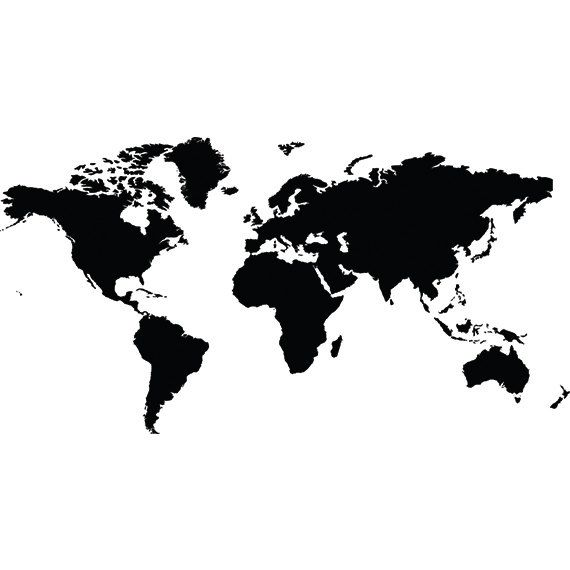
#> input picture ConvexHull/img3.jpg, 570 x 570 px
$ jupyter execute convex_hull.ipynb   (shell and % lines are left out)   (older library calls are emulated)
#> lines starting #> are read from the running program, lines starting #| are printed output that depends on the picture; after the words box and inside, x2 and y2 are one past the last pixel; in counts of white or black regions, pixels touching at a corner belong together
# <b>Convex Hull in OpenCV</b>

## Making the necessary imports

[cell 1]
import cv2
import numpy as np
import matplotlib.pyplot as plt

## Function to enlarge and show colour images

[cell 2]
def show_col_img(img):
    fig = plt.figure(figsize=(9,7.5))
    sub = fig.add_subplot(111)
    sub.imshow(img)

## Function to enlarge and show grayscale images

[cell 3]
def show_gray_img(img):
    fig = plt.figure(figsize=(9,7.5))
    sub = fig.add_subplot(111)
    sub.imshow(img, cmap='gray')

## Reading the input image

[cell 4]
img = cv2.imread("img3.jpg")
#> img is the input picture: shape (570, 570, 3); mean B, G, R 215.1, 214.9, 214.7
show_col_img(img)

[cell 5]
img.shape
#> Out = (570, 570, 3)

## Making Image grayscale

[cell 6]
gray_img = cv2.cvtColor(img, cv2.COLOR_BGR2GRAY)
show_gray_img(gray_img)

[cell 7]
gray_img.shape
#> Out = (570, 570)

## Blurring the image

[cell 8]
gray_blur = cv2.blur(gray_img, (4, 4))
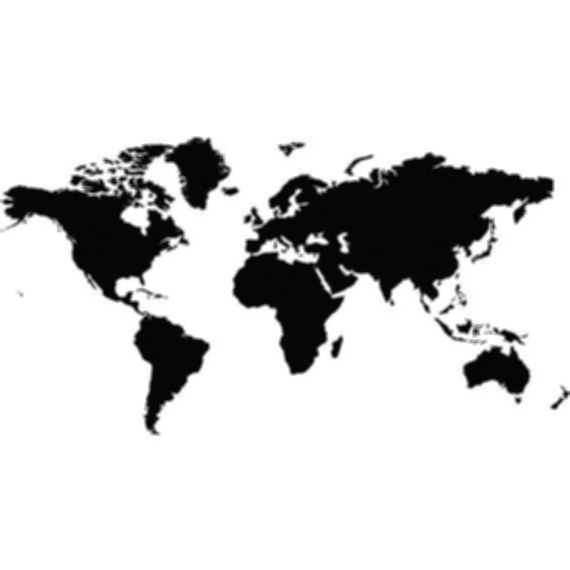
#> gray_blur: shape (570, 570); min 4, max 255, mean 214.9
show_gray_img(gray_blur)

## Applying binray thresholding to the image

[cell 9]
ret, thresh = cv2.threshold(gray_blur, 50, 255, cv2.THRESH_BINARY)
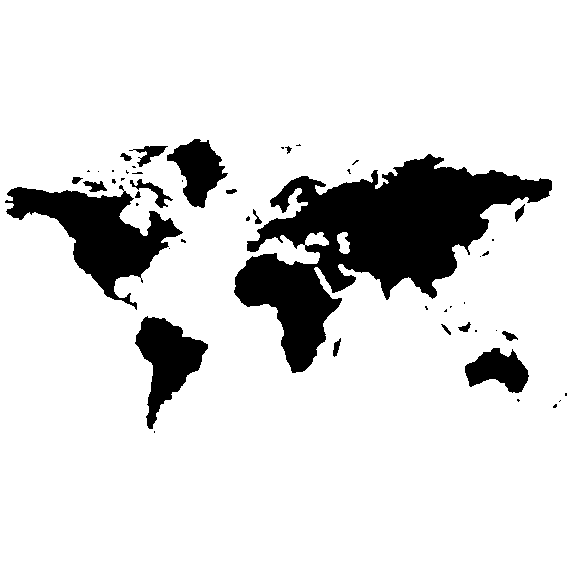
#> thresh: shape (570, 570); 86.1% white; 50 black regions (31 under 20 px)
show_gray_img(thresh)

## Finding the contours in the image

[cell 10]
img2, contours, hierarchy = cv2.findContours(thresh, cv2.RETR_TREE, cv2.CHAIN_APPROX_SIMPLE)
#> contours = 57 contours, 31 with area under 20; largest, box (x1, y1, x2, y2) and area: (0, 0, 570, 570) 323761, (233, 153, 553, 374) 28329, (4, 186, 184, 311) 8605, (134, 315, 209, 430) 4006, (166, 138, 229, 209) 2323

## Finding the convex hull for each contour

[cell 11]
hulls = []

for i in range(len(contours)):
    hulls.append(cv2.convexHull(contours[i], False))
#> this loop made 57 passes
#> after the loop, hulls = 57 contours, 29 with area under 20; largest, box (x1, y1, x2, y2) and area: (0, 0, 570, 570) 323761, (233, 153, 553, 374) 40811, (4, 186, 184, 311) 12896, (134, 315, 209, 430) 5068, (166, 138, 229, 209) 2802

## Drawing the contours and the convex hulls
### The contours are shown in yellow and the convex hull in blue

[cell 12]
final = np.zeros((thresh.shape[0], thresh.shape[1], 3), np.uint8)

for i in range(len(contours)):
    color_contours = (255, 255, 0) # green - color for contours
    color = (0, 255, 255) # blue - color for convex hull

    cv2.drawContours(final, contours, i, color_contours, 2, 8, hierarchy)

    cv2.drawContours(final, hulls, i, color, 2, 8)
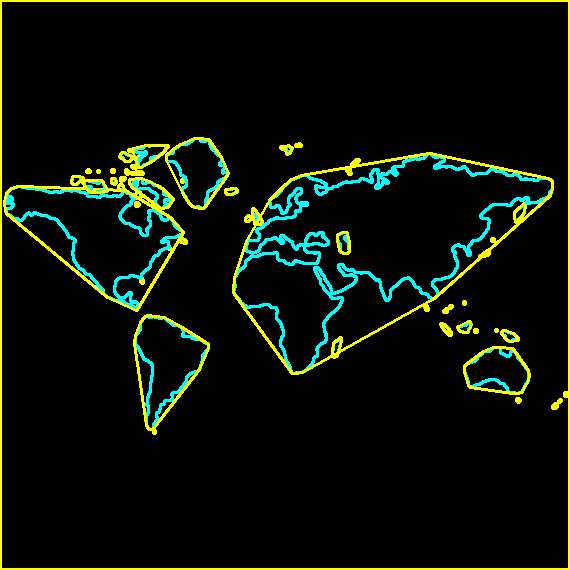
#> final: shape (570, 570, 3); mean of channels 0, 1, 2 7.4, 18.2, 10.8; drawn as B, G, R
